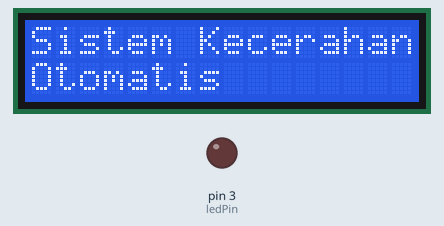
Recording of a sketch running on a simulated Arduino Uno, built with avr-gcc and run on an emulated ATmega328P. Parts: 16×2 character LCD, output pins drawn as LEDs (lit = HIGH).

Above: at 0.1 s.
At 2.2 s:
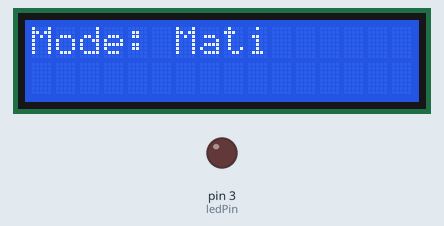
At 4.2 s:
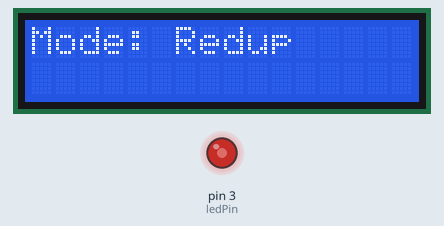
At 6.2 s:
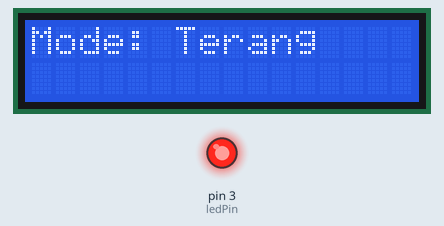
Timing chart, 0 to 40.0 s (numbered marks = the images above):
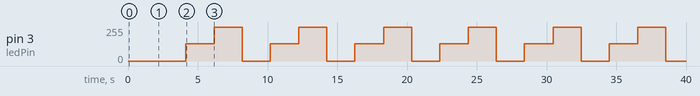

The sketch:

sketch.ino
```cpp
#include <LiquidCrystal_I2C.h> // Jika I2C
// #include <LiquidCrystal.h>  // Jika non-I2C

LiquidCrystal_I2C lcd(0x27, 16, 2);
const int ledPin = 3;                // PWM output ke LED
int state = 0;                       // 0=off, 1=dim, 2=bright
unsigned long lastChange = 0;
const unsigned long interval = 2000; // 2 detik per mode

void setup() {
  lcd.init();
  lcd.backlight();
  pinMode(ledPin, OUTPUT);

  // Pastikan LED mati sebelum apa-apa
  analogWrite(ledPin, 0);

  // --- Pesan Startup ---
  lcd.setCursor(0, 0);
  lcd.print("Sistem Kecerahan");
  lcd.setCursor(0, 1);
  lcd.print("Otomatis");
  delay(2000);
  lcd.clear();
  // ----------------------

  // Mulai hitung interval
  lastChange = millis();
}

void loop() {
  unsigned long now = millis();
  if (now - lastChange >= interval) {
    state = (state + 1) % 3;  // berganti 0->1->2->0
    lastChange = now;
  }

  int brightness;
  lcd.clear();
  lcd.setCursor(0, 0);

  switch (state) {
    case 0:
      brightness = 0;           // Mati
      lcd.print("Mode: Mati");
      break;
    case 1:
      brightness = 128;         // Redup (~50%)
      lcd.print("Mode: Redup");
      break;
    case 2:
      brightness = 255;         // Terang (100%)
      lcd.print("Mode: Terang");
      break;
  }

  analogWrite(ledPin, brightness);

  // Baris kedua dibiarkan kosong
  delay(50);  // debounce kecil
}
```

Measured:
- by itself, pin 3 (ledPin): repeats every 6.1 s: 255/255 2.0 s, 0/255 2.0 s, 128/255 2.0 s
- what the display in image 1 shows lasts 2.0 s, from 2.1 s to 4.1 s
